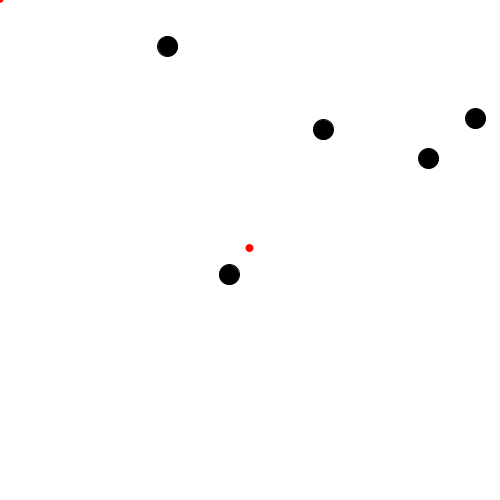
Frame 1 (no input)
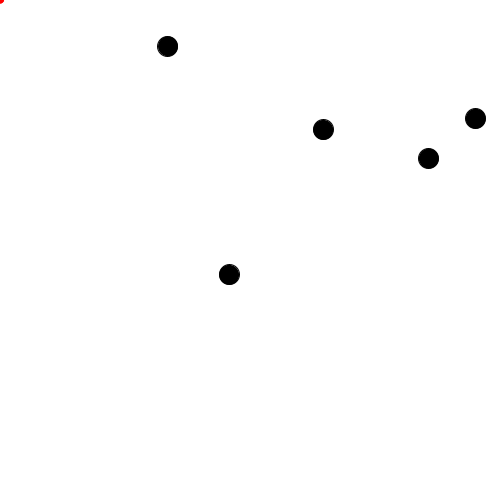
Frame 60 (the mouse pressed at the canvas centre just before this capture)
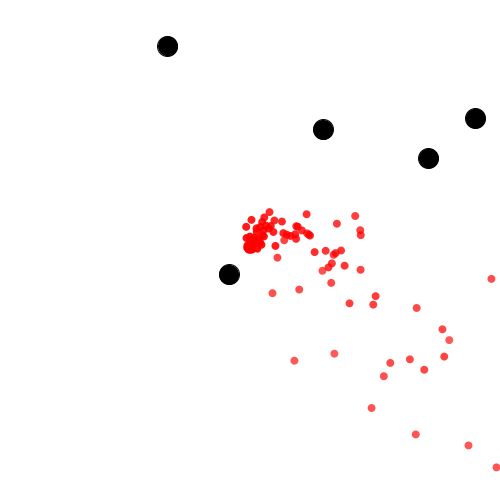
Frame 120 (the mouse held since frame 60 and released just before this capture)

The Processing sketch that drew these frames (run headless with seeded random() and noise(); from frame 60 on, the mouse is pressed at the canvas centre):

// Processing sketch: particlesRepeller
// ── particlesRepeller.pde
import java.util.*;

class Particle {
  float mass;
  
  PVector location;
  PVector velocity;
  PVector acceleration;
  
  float lifespan;
  
  Particle(PVector location_) {
    location = new PVector(location_.x, location_.y);
    velocity = new PVector(random(-1, 1), random(-2, 0));
    acceleration = new PVector(0, 0);
    lifespan = 255;
    mass = 1;
  }
  
  void run() {
    update();
    display();
  }
  
  void update() {
    velocity.add(acceleration);
    location.add(velocity);
    
    lifespan -= 2;
  }
  
  void display() {
    noStroke();
    fill(255, 0, 0, lifespan);
    ellipse(location.x, location.y, 8, 8);
  }
  
  boolean isDead() {
    if (lifespan > 0) return false;
    else return true;
  }
}
class Repeller {
  PVector location;
  float r = 10;
  float g = 100;
  
  Repeller(PVector origin) {
    location = new PVector(origin.x, origin.y);
    stroke(0);
    fill(0);
    ellipse(location.x, location.y, r*2, r*2);
  }
  
  void display() {
    stroke(0);
    fill(0);
    ellipse(location.x, location.y, r*2, r*2);
  }
  
  PVector repel(Particle p) {
    PVector dir = PVector.sub(location, p.location);
    float d = dir.mag();
    d = constrain(d, 5, 100);
    dir.normalize();
    float force = -1 * g / (pow(d, 2));
    dir.mult(force);
    return dir;
  }
}

class ParticleSystem {
  ArrayList<Particle> particles;
  PVector origin;
  
  float startAngle = 0;
  float angleVel = 0.1;
  
  float lifespan;
  boolean kill;
  
  ParticleSystem(PVector location) {
    origin = new PVector(location.x, location.y);
    particles = new ArrayList<Particle>();
    lifespan = 90;
    kill = false;
  }
  
  void addParticle() {
    particles.add(new Particle(origin));
  }
  
  void update() {
    
    origin = new PVector(mouseX, mouseY);
    
    if (!kill) {
      addParticle();
    }
    
    lifespan--;
    Iterator<Particle> it = particles.iterator();
    while(it.hasNext()) {
      Particle p = (Particle)it.next();
      p.run();
      if (p.isDead()) {
        it.remove();
      }
    }
  }
  
  void applyForce(PVector force) {
    for (Particle p : particles) {
      PVector f = new PVector(force.x, force.y);
      f.div(p.mass);
      p.acceleration.add(f);
    }
  }
  
  void applyRepeller(Repeller r) {
    for (Particle p : particles) {
      PVector force = r.repel(p);
      p.acceleration.add(force);
    }
  }
}

ParticleSystem ps;
ArrayList<Repeller> repellers;

void setup() {
  size(500, 500);
  ps = new ParticleSystem(new PVector(width/2, height/2));
  
  // Create many repellers
  repellers = new ArrayList<Repeller>();
  for (int i = 0; i < 5; i++) {
    repellers.add(new Repeller(new PVector(random(width), random(height))));
  }
}

void draw() {
  background(255);
  ps.addParticle();
  PVector gravity = new PVector(0, 0.03);
  ps.applyForce(gravity);
  Iterator<Repeller> it = repellers.iterator();
  while (it.hasNext()) {
    Repeller r = it.next();
    ps.applyRepeller(r);
    r.display();
  }
  ps.update();
}

void keyPressed() {
  for (int i = 0; i < repellers.size(); i++) {
    repellers.remove(i);
    repellers.add(new Repeller(new PVector(random(width), random(height))));
  }
}
